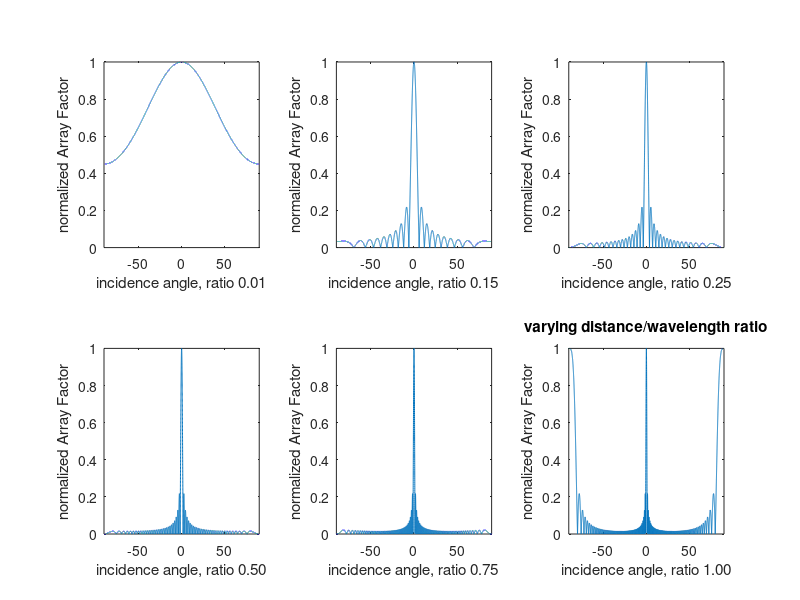

Source code (MATLAB):
clear all; clc; 


% number of linear lined up isotropic antennas
% composite main antenna in vertical direction
N = 64;

% frequency in Hz
f = 52e6;

% wavelength in m
c = 299792458; % speed of light in m/s
lambda = f/c; 

% incidence angle in degrees, 0 is zenith
delta = -90:.01:90;



% distance to wavelength ratio (used in AF later on)
% dl_ratio = d / lambda;
dl_ratio = [0.01 0.15 0.25 0.5 0.75 1];





% AF2 = (abs(sin(N * pi * dl_ratio * sind(delta)) ./ sin(pi * dl_ratio * sind(delta))))/N;
% do i take the absolute value because i

figure
for i=1:6
    % calculate distance from distance/wavelength ratio (each antenna is fed uniformly)
    d(i) = dl_ratio(i) * lambda;
    % Antenna Factor, derivated on whiteboard
    AF = (abs(sin(N * pi * d(i) * sind(delta) / lambda) ./ sin(pi * d(i) * sind(delta) / lambda)))/N;
    subplot(2,3,i)
    plot(delta,AF)
    axis([-90 90 0 1])
    xlabel(sprintf('incidence angle, ratio %2.2f',dl_ratio(i)))
    ylabel('normalized Array Factor')
end
title('varying distance/wavelength ratio')




% phase shift between antennas
% phi = 2*pi * (d/lambda) * sin(delta);
